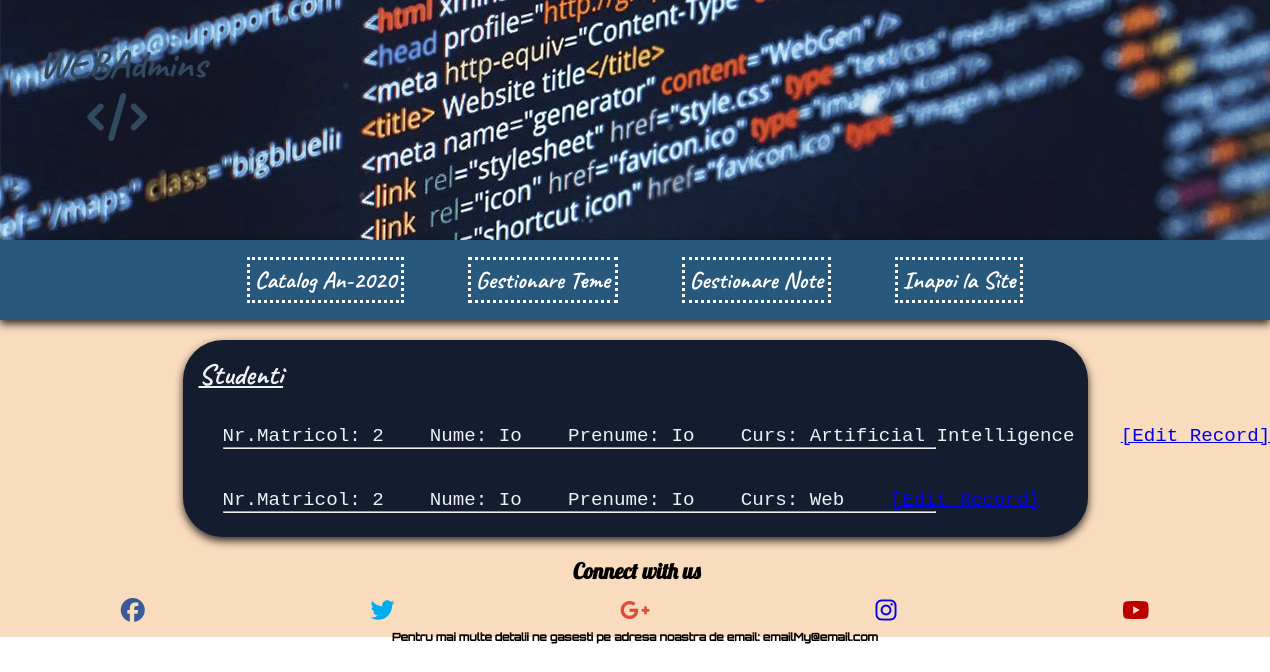
Page /bazingaTeacher2.php (signed in) on the committed database.
### tables this page shows
CREATE TABLE IF NOT EXISTS `users` (
  `client_id` int(11) NOT NULL AUTO_INCREMENT,
  `first_name` varchar(30) DEFAULT NULL,
  `last_name` varchar(30) DEFAULT NULL,
  `email` varchar(40) DEFAULT NULL,
  `phone` int(10) DEFAULT NULL,
  `city` varchar(20) DEFAULT NULL,
  `zone_id` varchar(30) DEFAULT NULL,
  `password` varchar(45) DEFAULT NULL,
  PRIMARY KEY (`client_id`)
);

CREATE TABLE IF NOT EXISTS `courses` (
  `code` int(11) NOT NULL AUTO_INCREMENT,
  `subject` varchar(128) DEFAULT NULL,
  `description` text,
  `participation` int(255) DEFAULT NULL,
  `homework` text,
  PRIMARY KEY (`code`)
);

### include/showCatalogStudents.php (the view, shortened to what this page needs)
<?php
global $link;
$sql = "SELECT client_id, first_name, last_name, code, subject, user_id, course_code, assigned_id   FROM  users, courses, assigned_courses  WHERE client_id = assigned_courses.user_id AND assigned_courses.course_code = courses.code";
if ($result = mysqli_query($link, $sql)) {
  if (mysqli_num_rows($result) > 0) {
    while ($row = mysqli_fetch_array($result)) {
    $client_id = $row['client_id'];
    $firstName = $row['first_name'];
    $lastName = $row['last_name'];
    $subject = $row['subject'];
    $assigned_id = $row['assigned_id'];
    echo <<<HTML
      <div class="alignClass">
        <br>
        <pre class="first_letter_upp">Nr.Matricol: {$client_id}    Nume: {$firstName}    Prenume: {$lastName}    Curs: {$subject}    <a href="include/evalueazaStudent.php?code={$assigned_id}">[Edit Record]</a></pre>
        <hr>
      </div>
HTML;
    }
  } else {
    echo 'Nu sunt intrari in baza de date.';
  }
} else {
  echo 'ERROR: Could not able to execute ' . $sql . mysqli_error($link);
}
?>

### css/styleLog.css (style rules this page uses)
* { margin: 0px auto; padding: 0px; }

### css/style.css (style rules this page uses)
* { margin: 0px auto; padding: 0px; }
.first_letter_upp { text-transform: capitalize; }
.alignClass { padding-left: 2rem; padding-right: 9rem; padding-bottom: 1rem; }

### rows in the picture
users: client_id "2", first_name "Io", last_name "Io", courses.subject "Artificial Intelligence", courses.subject "Web"
